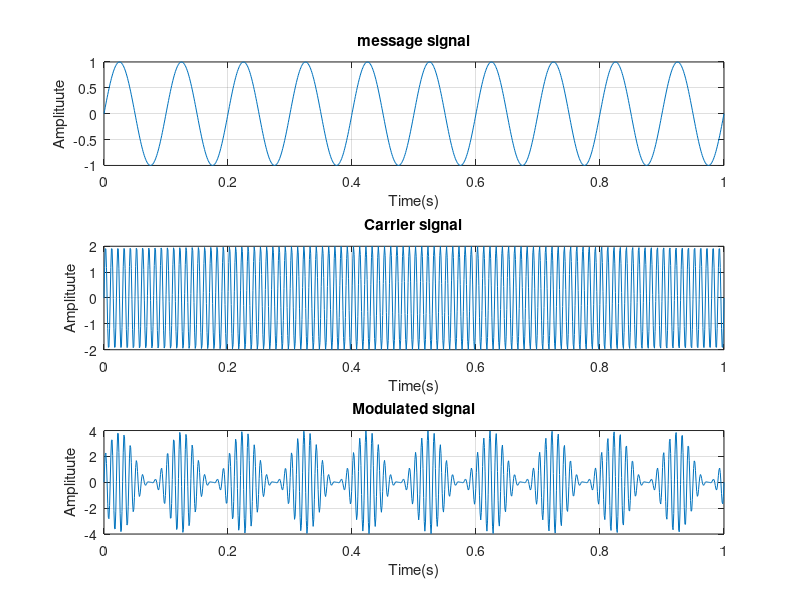

The MATLAB script that drew this image:
clear all;
clc;
fs=1000;
t=linspace(0,1,fs);
%message singla
fm=10;
am=1;
x1=am*sin(2*pi*fm.*t);

%collector message
fc=100;
ac=2;
x2=ac*sin(2*pi*fc.*t);

ms=(1+x1).*x2;
re=abs(ms);

figure;
subplot(3,1,1);
plot(t,x1);
title("message signal");
xlabel("Time(s)");
ylabel("Amplituute");
grid on;

subplot(3,1,2);
plot(t,x2);
title("Carrier signal");
xlabel("Time(s)");
ylabel("Amplituute");
grid on;

subplot(3,1,3);
plot(t,ms);
title("Modulated signal");
xlabel("Time(s)");
ylabel("Amplituute");
grid on;




